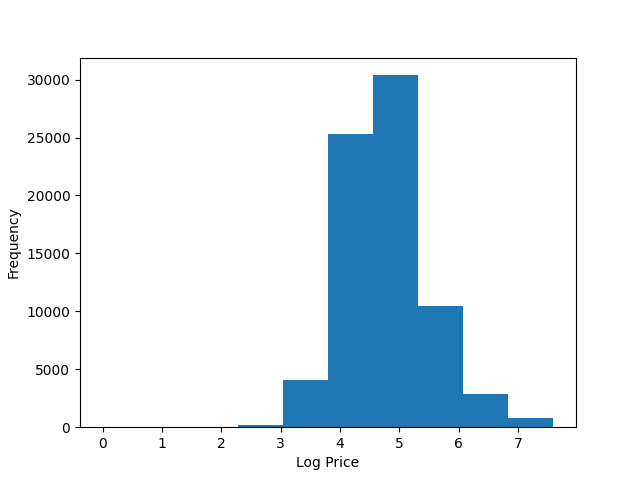

Reproduce this figure in Python.
import pandas as pd
import matplotlib.pyplot as plt

df = pd.read_csv("data.csv")
# Remove any duplicate rows in the dataset
df.drop_duplicates(inplace=True)
df["log_price"].plot(kind="hist")

plt.xlabel("Log Price")

plt.show()
